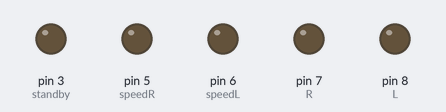
The sketch below on a simulated Arduino Uno, built with avr-gcc and run on an emulated ATmega328P. Shown: output pins drawn as LEDs (lit = HIGH). At 103.5 s the program stops and its outputs stay as they are.

Above: at 0.05 s.
At 31.35 s:
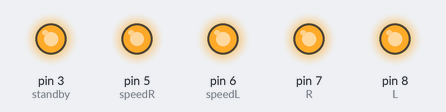
At 40.55 s:
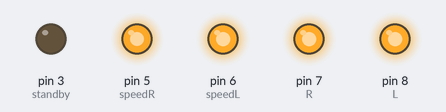
Timing chart, 0 to 47.1 s (numbered marks = the images above):
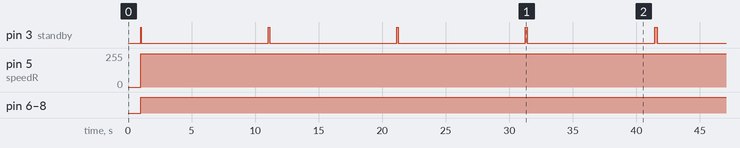

Measured:
- by itself, pin 3 (standby): moves between LOW and HIGH, repeating every 30.7 s
- by itself, pin 5 (speedR): 0/255 → 249/255 at 1.0 s
- by itself, pin 6 (speedL), pin 7 (R), pin 8 (L): LOW → HIGH at 1.0 s

The sketch:

pyotr.ino
```cpp
#define L 8
#define R 7
#define speedL 6
#define speedR 5
#define standby 3

void setup() {
 pinMode(5, OUTPUT);  //speed A
 pinMode(6, OUTPUT);  //speed B
 pinMode(7, OUTPUT);  //hannel A
 pinMode(8, OUTPUT);  //hannel B
 pinMode(3, OUTPUT);
}

void Left(int time_delay)
  {
    digitalWrite(L, LOW);
    digitalWrite(R, HIGH);
    analogWrite(speedL, 75);
    analogWrite(speedR, 75);
    delay(time_delay);

  }

  void Right(int time_delay)
  {
    digitalWrite(L, HIGH);
    digitalWrite(R, LOW);
    analogWrite(speedL, 75);
    analogWrite(speedR, 75);
    delay(time_delay);
  }

  void Forward (float distance)
  {

    if(distance <=10)
    {
      int time_delay = (distance/109.23)*1000;
  digitalWrite(L, HIGH);
  digitalWrite(R, HIGH);
  digitalWrite(standby, HIGH);
  analogWrite(speedL,255);
  analogWrite(speedR,249);
  delay(time_delay);
    }
    else if(distance >10 && distance < 40)
    {
int time_delay = (distance/120)*1000;
  digitalWrite(L, HIGH);
  digitalWrite(R, HIGH);
  digitalWrite(standby, HIGH);
  analogWrite(speedL,255);
  analogWrite(speedR,249);
  delay(time_delay);
    }
    else if(distance >= 40)
    {
    int time_delay = (distance/113)*1000;
      digitalWrite(L, HIGH);
  digitalWrite(R, HIGH);
  digitalWrite(standby, HIGH);
  analogWrite(speedL,255);
  analogWrite(speedR,249);
  delay(time_delay);
    }

  }

  void Backward (int time_delay)
  {
  digitalWrite(L, LOW);
  digitalWrite(R, LOW);
  digitalWrite(standby, HIGH);
  analogWrite(speedL,255);
  analogWrite(speedR,255);
  delay(time_delay);
  }

void Stop (int time_delay) {
  digitalWrite(standby, LOW);
  delay(time_delay); }

void loop() {

  delay(1000);

  Forward (5);
  Stop(10000);

  Forward (10);
  Stop(10000);

  Forward (15);
  Stop(10000);

  Forward(20);
  Stop(10000);

  Forward(25);
  Stop(10000);

   Forward(30);
  Stop(10000);

 Forward (35);
  Stop(10000);

   Forward (40);
  Stop(10000);

   Forward (50);
  Stop(10000);

   Forward (60);
  Stop(10000);


  while (1) {
    digitalWrite(standby, LOW);
  }

  // maddie testing

  // mario test

}
```
